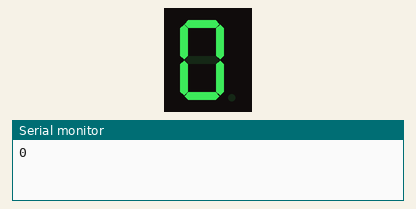
This program was run on a simulated Arduino Uno, built with avr-gcc and run on an emulated ATmega328P. Shown: 1-digit seven-segment display, the last lines printed to the serial monitor. Wiring (inferred from the names in the program): 1-digit 7-segment display, segments lit when LOW: segments pin 2, pin 3, pin 4, pin 5, pin 6, pin 7, pin 8. The segment pins are drawn as the display they are named for.

Above: at 0.1 s.
At 1.1 s:
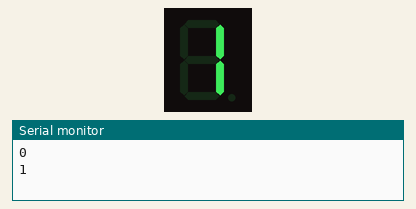
At 2.1 s:
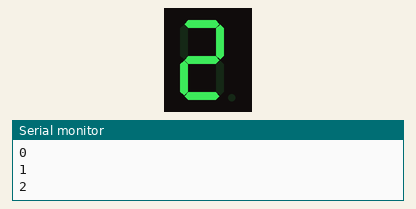
At 4.1 s:
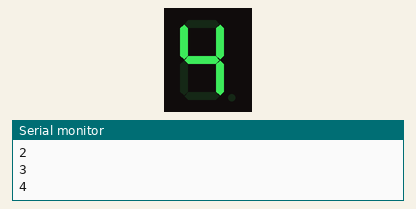
At 6.1 s:
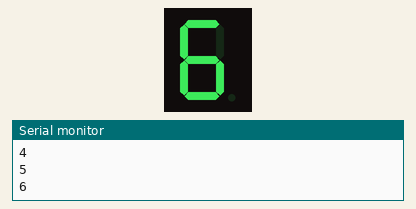
At 9.1 s:
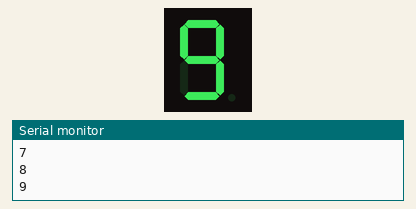

The program:

main.cpp
```cpp
#include <Arduino.h>

void apaga();
void mostra_numero(int n);

int a = 2, b = 3, c = 4, d = 5, e = 6, f = 7, g = 8;
int cont = 0;

int num[10][7] = {
    {a, b, c, d, e, f},    // zero
    {b, c},                // um
    {a, b, d, e, g},       // dois
    {a, b, c, d, g},       // tres
    {b, c, f, g},          // quatro
    {a, c, d, f, g},       // cinco
    {a, c, d, e, f, g},    // seis
    {a, b, c},             // sete
    {a, b, c, d, e, f, g}, // oito
    {a, b, c, d, f, g}     // nove
};

void setup()
{
  pinMode(a, OUTPUT);
  pinMode(b, OUTPUT);
  pinMode(c, OUTPUT);
  pinMode(d, OUTPUT);
  pinMode(e, OUTPUT);
  pinMode(f, OUTPUT);
  pinMode(g, OUTPUT);

  Serial.begin(9600);
}

void loop()
{
  apaga();
  Serial.println(cont);
  mostra_numero(cont);
  delay(1000);
  cont++;
  if (cont == 10)
    cont = 0;
}

void apaga()
{

  digitalWrite(a, HIGH);
  digitalWrite(b, HIGH);
  digitalWrite(c, HIGH);
  digitalWrite(d, HIGH);
  digitalWrite(e, HIGH);
  digitalWrite(f, HIGH);
  digitalWrite(g, HIGH);
}

void mostra_numero(int n)
{
  for (int i = 0; i < 7; i++)
  {
    digitalWrite(num[n][i], LOW);
  }
}
```

Measured:
- by itself, everything shown: repeats every 10.0 s, in 10 steps
- what the display in image 1 shows lasts 1.0 s, from 1.0 s to 2.0 s
